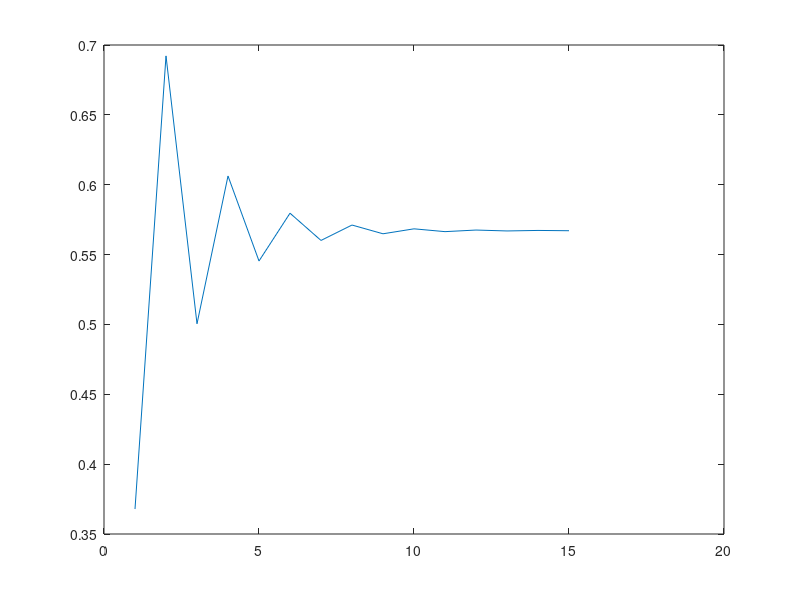

Write MATLAB code to recreate this figure.
clear;
close all;

%{
    Metodo del Punto Fijo
    Entradas
      @param gx: funcion despejada
      @param a:  valor inicial
      @param tolera:  tolerencia del algoritmo
      @param n: numero de iteraciones
    Salidas
      @return respuesta: punto fijo solucion
%}

function respuesta = PFijo(gx,a,tolera, n)
    n = 15;
    i = 1;
    b = gx(a);
    e = [];
    tramo = abs(b - a);
    % Calcula el valor mas aproximado
    while(tramo>=tolera & i<=n)
        a = b;
        b = gx(a);
        e=[e b];
        tramo = abs(b-a);
        i = i+1;
    endwhile
    % Valor final
    respuesta = b;
    plot(1:n,e);
endfunction

% Prueba
% funcion gx
gx = @(x) exp(-x);
% Valores iniciales 
a = 0 ; 
b = 1;
% Tolerancia del algoritmo
tolera = 10e-8;
tramos = 101;
% Llamadoa de la funcion
respuesta = PFijo(gx,a,tolera);
printf('Punto Fijo = %f\n', respuesta);